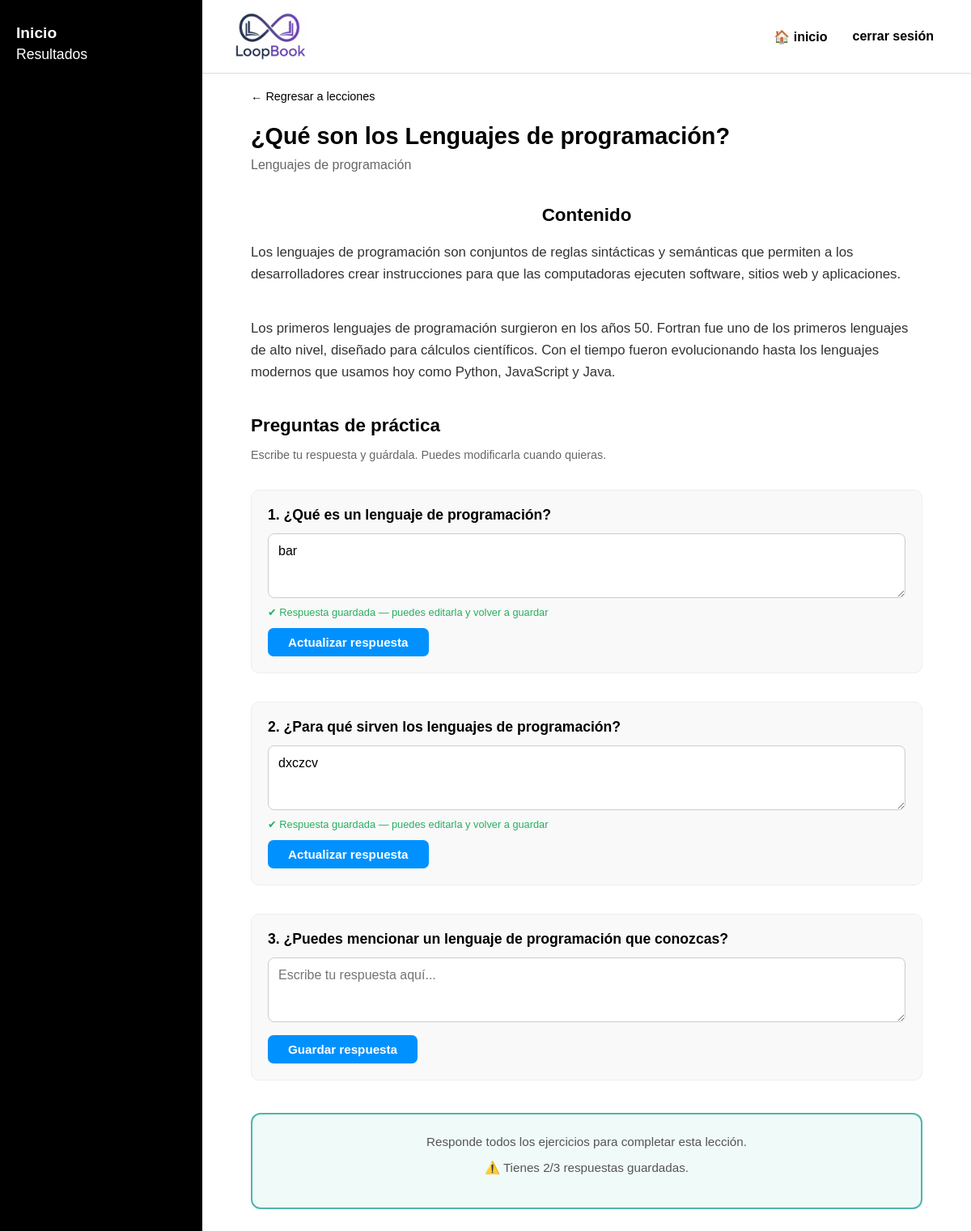
The page /Frontend/actividades.php (signed in) on the database its author committed.
### tables this page shows
CREATE TABLE `modulos` (
  `id_modulo` int(11) NOT NULL,
  `id_curso` int(11) NOT NULL,
  `nombre` varchar(150) NOT NULL,
  `descripcion` text DEFAULT NULL,
  `orden` int(11) NOT NULL
);

CREATE TABLE `curso` (
  `id_curso` int(11) NOT NULL,
  `nombre` varchar(150) NOT NULL,
  `descripcion` text DEFAULT NULL
);

CREATE TABLE `contenido` (
  `id_contenido` int(11) NOT NULL,
  `id_modulo` int(11) NOT NULL,
  `titulo` varchar(150) NOT NULL,
  `texto` text DEFAULT NULL,
  `tipo` enum('texto','video','imagen') NOT NULL,
  `url` varchar(255) DEFAULT NULL,
  `orden` int(11) NOT NULL
);

CREATE TABLE `ejercicios` (
  `id_ejercicio` int(11) NOT NULL,
  `id_modulo` int(11) NOT NULL,
  `pregunta` text NOT NULL,
  `retroalimentacion` text DEFAULT NULL,
  `tipo` enum('opcion_multiple','verdadero_falso') NOT NULL,
  `fecha_creacion` datetime NOT NULL
);

### Frontend/actividades.php (the view, shortened to what this page needs)
<?php
require_once __DIR__ . "/conexion.php";
$id_usuario = $_SESSION["id_usuario"];
$id_modulo  = isset($_GET["modulo"]) ? (int)$_GET["modulo"] : 1;
$stmtEj = $pdo->prepare("SELECT DISTINCT id_ejercicio, pregunta FROM ejercicios WHERE id_modulo = ? ORDER BY id_ejercicio");
$stmtEj->execute([$id_modulo]);
$ejercicios = $stmtEj->fetchAll(PDO::FETCH_ASSOC);
$total_ejercicios = count($ejercicios);
$ids_ejercicios   = array_column($ejercicios, "id_ejercicio");
$respuestas_previas = [];
if (!empty($ids_ejercicios)) {
    $placeholders = implode(",", array_fill(0, count($ids_ejercicios), "?"));
    $stmtResp = $pdo->prepare("SELECT id_ejercicio, respuesta FROM respuesta_abierta WHERE id_usuario = ? AND id_ejercicio IN ($placeholders)");
    $stmtResp->execute(array_merge([$id_usuario], $ids_ejercicios));
    foreach ($stmtResp->fetchAll(PDO::FETCH_ASSOC) as $r) {
        $respuestas_previas[$r["id_ejercicio"]] = $r["respuesta"];
    }
}
$total_respondidos = count($respuestas_previas);
$leccion_completada = ($total_ejercicios > 0 && $total_respondidos >= $total_ejercicios);
$stmtModulo = $pdo->prepare("SELECT m.nombre, m.descripcion, c.nombre AS nombre_curso
                              FROM modulos m
                              JOIN curso c ON m.id_curso = c.id_curso
                              WHERE m.id_modulo = ?");
$stmtModulo->execute([$id_modulo]);
$modulo = $stmtModulo->fetch(PDO::FETCH_ASSOC);
$stmtContenido = $pdo->prepare("SELECT * FROM contenido WHERE id_modulo = ? ORDER BY orden");
$stmtContenido->execute([$id_modulo]);
$contenidos = $stmtContenido->fetchAll(PDO::FETCH_ASSOC);
?>
<!DOCTYPE html>
<html lang="es">
<head>
</head>
<body>
<aside class="sidebar">
    <h2 onclick="window.location.href='Cursos.php'">Inicio</h2>
    <p onclick="window.location.href='Cursos.php'">Resultados</p>
</aside>
<main class="main-content">
    <header>
        <div class="logo"><img src="loopbook_logo.png" alt="LoopBook"></div>
        <nav class="top-nav">
            <span style="cursor:pointer" onclick="window.location.href='Cursos.php'">🏠 inicio</span>
            <form method="POST" action="cerrarSesion.php" style="margin:0;">
                <button type="submit" class="btn-cerrar">cerrar sesión</button>
            </form>
        </nav>
    </header>
    <section class="lesson-container">
        <a class="back-link" href="Temas.php?modulo=<?= $id_modulo ?>">← Regresar a lecciones</a>
        <?php if ($modulo): ?>
            <h1 class="lesson-title"><?= htmlspecialchars($modulo["nombre"]) ?></h1>
            <p class="category"><?= htmlspecialchars($modulo["nombre_curso"]) ?></p>
        <?php else: ?>
            <h1 class="lesson-title">Lección</h1>
        <?php endif; ?>
        <?php if (!empty($contenidos)): ?>
            <div class="section-header">Contenido</div>
            <?php foreach ($contenidos as $c): ?>
                <p class="content-text"><?= htmlspecialchars($c["texto"]) ?></p>
            <?php endforeach; ?>
        <?php endif; ?>
        <div class="practice-title">Preguntas de práctica</div>
        <p class="practice-subtitle">Escribe tu respuesta y guárdala. Puedes modificarla cuando quieras.</p>
        <?php if (empty($ejercicios)): ?>
            <p class="sin-ejercicios">No hay ejercicios disponibles para este módulo aún.</p>
        <?php else: ?>
            <?php foreach ($ejercicios as $i => $ej): ?>
                <?php $respuesta_previa = $respuestas_previas[$ej["id_ejercicio"]] ?? ""; ?>
                <div class="question-box">
                    <span class="question-text"><?= ($i + 1) ?>. <?= htmlspecialchars($ej["pregunta"]) ?></span>
                    <form method="POST" action="actividades.php?modulo=<?= $id_modulo ?>">
                        <textarea name="respuesta" rows="3" placeholder="Escribe tu respuesta aquí..."><?= htmlspecialchars($respuesta_previa) ?></textarea>
                        <?php if ($respuesta_previa): ?>
                            <span class="guardado-label">✔ Respuesta guardada — puedes editarla y volver a guardar</span>
                        <?php endif; ?>
                        <button type="submit" class="btn-guardar">
                            <?= $respuesta_previa ? "Actualizar respuesta" : "Guardar respuesta" ?>
                        </button>
                    </form>
                </div>
            <?php endforeach; ?>
            <div class="completar-box">
                <?php if ($leccion_completada): ?>
                    <div class="completado-badge">✔ Lección completada</div>
                    <p style="margin:10px 0 0;">¡Ya completaste esta lección! Puedes seguir repasando cuando quieras.</p>
                <?php else: ?>
                    <p>Responde todos los ejercicios para completar esta lección.</p>
                    <p class="aviso-respuestas">
                        ⚠️ Tienes <?= $total_respondidos ?>/<?= $total_ejercicios ?> respuestas guardadas.
                    </p>
                <?php endif; ?>
            </div>
        <?php endif; ?>
    </section>
</main>
</body>
</html>

### Frontend/actividades.php (style rules this page uses)
:root { --sidebar-width: 210px; --text-gray: #666; --primary-blue: #0091ff; --btn-teal: #4db6ac; }
body { margin: 0; font-family: Arial, sans-serif; display: flex; height: 100vh; background-color: white; }
.sidebar { width: var(--sidebar-width); background-color: black; color: white; padding: 30px 20px; flex-shrink: 0; }
.sidebar h2 { margin: 0 0 5px 0; font-size: 1.2rem; cursor: pointer; }
.sidebar p { margin: 5px 0; font-size: 1.1rem; cursor: pointer; }
.main-content { flex-grow: 1; display: flex; flex-direction: column; overflow-y: auto; }
header { display: flex; justify-content: space-between; align-items: center; padding: 15px 40px; border-bottom: 1px solid #ddd; }
.logo img { height: 60px; display: block; }
.top-nav { display: flex; gap: 25px; align-items: center; font-weight: bold; }
.lesson-container { padding: 20px 60px; max-width: 900px; }
.back-link { text-decoration: none; color: black; font-size: 0.9rem; display: block; margin-bottom: 25px; }
.lesson-title { font-size: 1.8rem; margin: 0; }
.category { color: var(--text-gray); margin-top: 10px; margin-bottom: 40px; }
.section-header { font-size: 1.4rem; text-align: center; margin-bottom: 20px; font-weight: bold; }
.content-text { line-height: 1.6; color: #333; font-size: 1.05rem; margin-bottom: 40px; }
.practice-title { font-size: 1.4rem; font-weight: bold; margin-bottom: 5px; }
.practice-subtitle { color: var(--text-gray); font-size: 0.9rem; margin-bottom: 35px; }
.question-box { margin-bottom: 35px; background: #f9f9f9; padding: 20px; border-radius: 10px; border: 1px solid #eee; }
.question-text { font-weight: bold; font-size: 1.1rem; display: block; margin-bottom: 12px; }
textarea { width: 100%; border: 1px solid #ccc; border-radius: 8px; padding: 12px; font-family: Arial, sans-serif; font-size: 1rem; resize: vertical; box-sizing: border-box; background-color: #fff; }
.btn-guardar { background-color: var(--primary-blue); color: white; border: none; padding: 9px 25px; border-radius: 7px; font-size: 0.95rem; font-weight: bold; cursor: pointer; margin-top: 12px; }
.guardado-label { font-size: 0.8rem; color: #27ae60; margin-top: 6px; display: block; }
.btn-cerrar { background: none; border: none; cursor: pointer; font-weight: bold; font-size: 1rem; }
.completar-box { margin-top: 40px; margin-bottom: 40px; padding: 25px; border-radius: 12px; text-align: center; border: 2px solid #4db6ac; background: #f0faf8; }
.completar-box p { margin: 0 0 15px 0; color: #555; font-size: 0.95rem; }
.aviso-respuestas { font-size: 0.85rem; color: #e67e22; margin-bottom: 12px; }

### rows shown on the page
modulos: nombre "¿Qué son los Lenguajes de programación?", id_curso.nombre "Lenguajes de programación"
contenido: texto "Los lenguajes de programación son conjuntos de reglas sintácticas y semánticas que permiten a los desarrolladores crear instrucciones para que las computadoras ejecuten software, sitios web y aplicaciones."
contenido: texto "Los primeros lenguajes de programación surgieron en los años 50. Fortran fue uno de los primeros lenguajes de alto nivel, diseñado para cálculos científicos. Con el tiempo fueron evolucionando hasta los lenguajes modernos que usamos hoy como Python, JavaScript y Java."
ejercicios: pregunta "¿Qué es un lenguaje de programación?", respuesta "bar", shows "✔ Respuesta guardada — puedes editarla y volver a guardar", shows "Actualizar respuesta"
ejercicios: pregunta "¿Para qué sirven los lenguajes de programación?", respuesta "dxczcv", shows "✔ Respuesta guardada — puedes editarla y volver a guardar", shows "Actualizar respuesta"
ejercicios: pregunta "¿Puedes mencionar un lenguaje de programación que conozcas?", shows "Guardar respuesta"

### other values the page prints
$total_respondidos "2"
$total_ejercicios "3"
